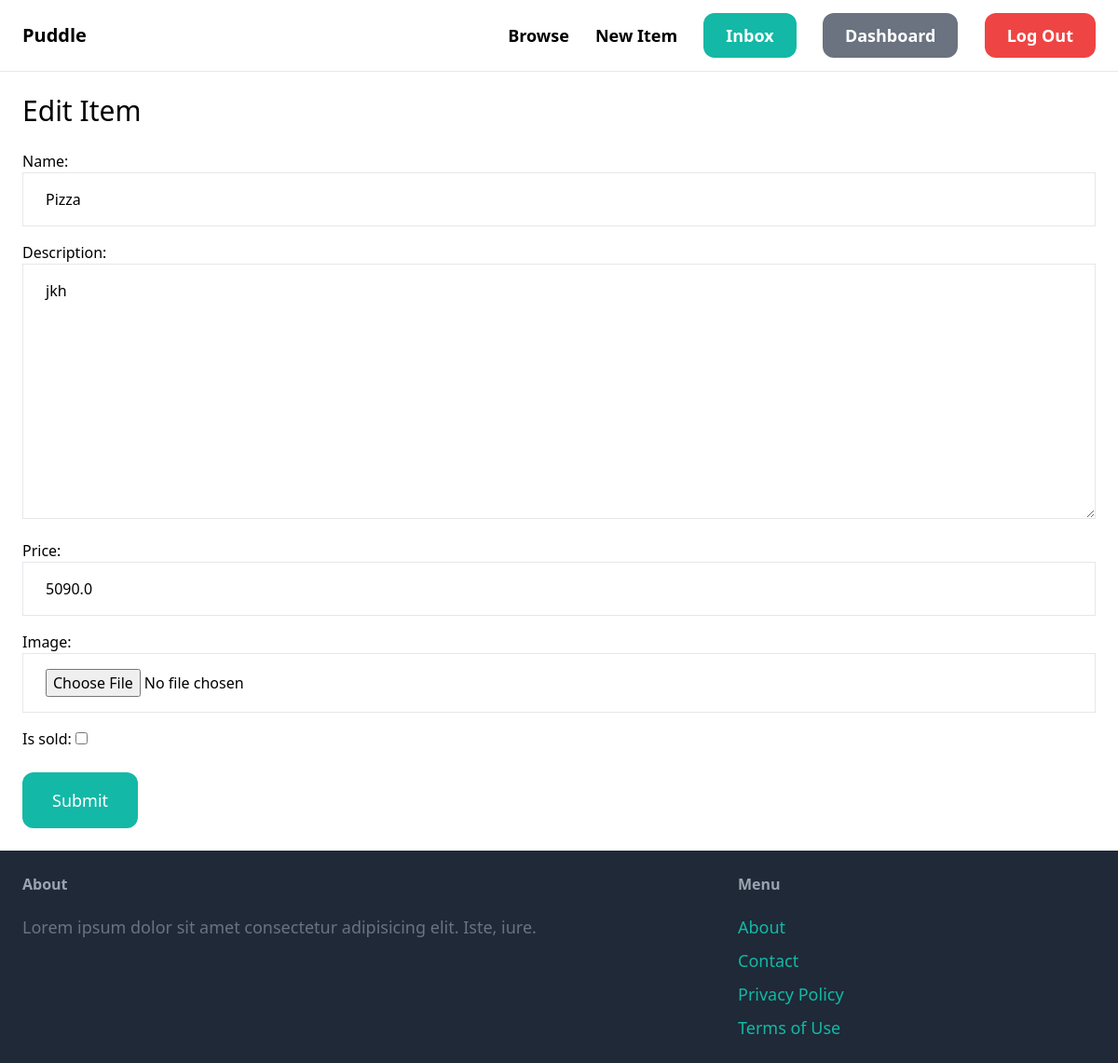
The app's page /items/edit/6 (signed in) with its own data.
### items/models.py (models this page shows)
class Item(models.Model):
    category = models.ForeignKey(Category,related_name='items',on_delete=models.CASCADE)
    name = models.CharField(max_length=255)
    description = models.TextField(blank=True,null=True)
    price = models.FloatField()
    image = models.ImageField(upload_to='item_images',blank=True,null=True)
    is_sold = models.BooleanField(default=False)
    created_by = models.ForeignKey(User,related_name='items',on_delete=models.CASCADE)
    created_at = models.DateTimeField(auto_now_add = True)

### items/views.py (the view)
# urls.py: path('edit/<int:pk>',views.edit,name='edit'),
@login_required
def edit(request,pk):
     item = get_object_or_404(Item,pk=pk)
     form = EditItemForm(instance=item)
     if request.method == 'POST':
      form = EditItemForm(request.POST,request.FILES,instance=item)
      if form.is_valid():
            form.save()
            return redirect('items:detail',pk=item.id)
     return render(request,'edit.html',{
          'form' : form
     })

### items/forms.py
class EditItemForm(forms.ModelForm):
    class Meta:
        model = Item
        fields = ['name','description','price','image','is_sold']
        widgets = {
        'name' : forms.TextInput(attrs={
        'class' : INPUT_CLASSES
        }),
        'description': forms.Textarea(attrs={
        'class': INPUT_CLASSES
        }),
        'price' : forms.TextInput(attrs={
        'class':INPUT_CLASSES
        }),
        'image' : forms.FileInput(attrs={
        'class' : INPUT_CLASSES
        })
        }

### items/templates/edit.html (shortened to what this page needs)
{% extends 'main.html' %} {% block content%}
<h1 class="mb-6 text-3xl">Edit Item</h1>
<form action="" method="post" enctype="multipart/form-data">
  <div class="space-y-4">{{ form.as_p }}</div>
  <button
    class="mt-6 py-4 px-8 text-lg bg-teal-500 hover:bg-teal-700 rounded-xl text-white"
  >
    Submit
  </button>
</form>
{%endblock%}

### records on screen
Item: name "Pizza", description "jkh", price "5090.0"
